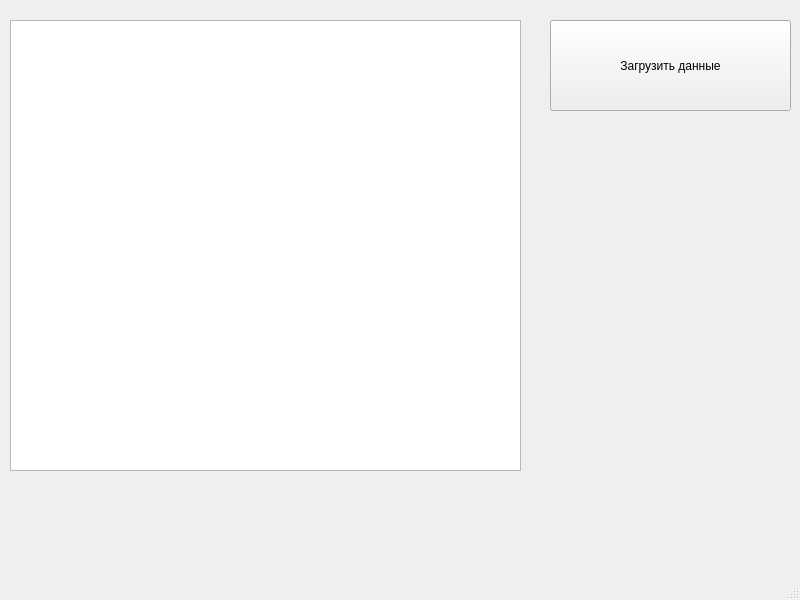
<?xml version="1.0" encoding="UTF-8"?>
<ui version="4.0">
 <class>MainWindow</class>
 <widget class="QMainWindow" name="MainWindow">
  <property name="geometry">
   <rect>
    <x>0</x>
    <y>0</y>
    <width>800</width>
    <height>600</height>
   </rect>
  </property>
  <property name="windowTitle">
   <string>MainWindow</string>
  </property>
  <widget class="QWidget" name="centralwidget">
   <widget class="QTableWidget" name="tableWidget">
    <property name="geometry">
     <rect>
      <x>10</x>
      <y>20</y>
      <width>511</width>
      <height>451</height>
     </rect>
    </property>
   </widget>
   <widget class="QPushButton" name="pushButton">
    <property name="geometry">
     <rect>
      <x>550</x>
      <y>20</y>
      <width>241</width>
      <height>91</height>
     </rect>
    </property>
    <property name="text">
     <string>Загрузить данные</string>
    </property>
   </widget>
  </widget>
  <widget class="QMenuBar" name="menubar">
   <property name="geometry">
    <rect>
     <x>0</x>
     <y>0</y>
     <width>800</width>
     <height>26</height>
    </rect>
   </property>
  </widget>
  <widget class="QStatusBar" name="statusbar"/>
 </widget>
 <resources/>
 <connections/>
</ui>
